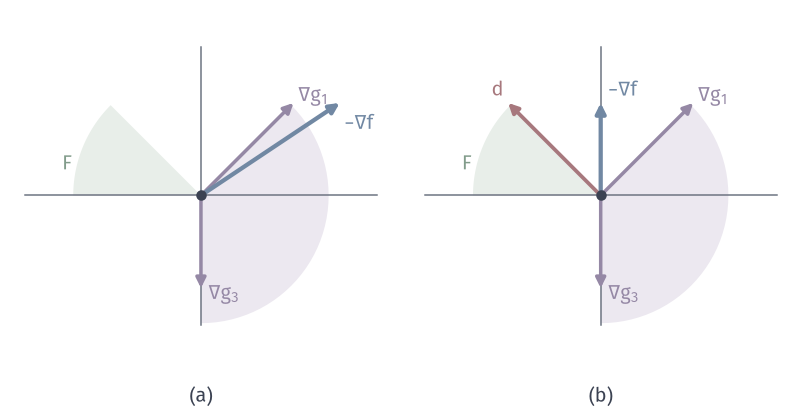

Write the Python code that produced this figure.
from pathlib import Path
import sys
sys.path.insert(0, str(Path(__file__).resolve().parents[1]/"kkt-common"))
from kkt_fig import *
HERE = Path(__file__).resolve().parent
# Gradient cone and linearized cone at a corner. (a) tau=.5: -grad f=(1.5,1) in cone. (b) tau=2 at (2,0): -grad f=(0,1) outside; d=(-1,1).
fig, axes = figure(width_mm=112, height_mm=58, ncols=2)
panels(fig, .02, .99, .985, .12, .08)
for ax, r in zip(axes, [(1.5, 1.), (0., 1.)]):
    off(ax, (-2.0, 2.0), (-1.45, 1.7))
    R = 1.38; th = np.radians(np.linspace(-90, 45, 40))
    ax.fill(np.r_[0, R*np.cos(th)], np.r_[0, R*np.sin(th)], facecolor=PURPLE_FILL, edgecolor='none', zorder=1)
    th = np.radians(np.linspace(135, 180, 30))
    ax.fill(np.r_[0, R*np.cos(th)], np.r_[0, R*np.sin(th)], facecolor=GREEN_FILL, edgecolor='none', zorder=1)
    ax.plot([-1.9, 1.9], [0, 0], color=MUTED, lw=.6, zorder=1); ax.plot([0, 0], [-1.4, 1.6], color=MUTED, lw=.6, zorder=1)
    arrow(ax, (0, 0), (1, 1), color=PURPLE); arrow(ax, (0, 0), (0, -1), color=PURPLE)
    arrow(ax, (0, 0), r, color=BLUE, lw=1.7, z=6)
    ax.text(1.05, 1.02, '$\\nabla g_1$', color=PURPLE, fontsize=8); ax.text(.08, -1.12, '$\\nabla g_3$', color=PURPLE, fontsize=8)
    ax.text(-1.5, .28, '$F$', color=GREEN, fontsize=8)
    dot(ax, (0, 0), INK, ms=4.2)
a, b = axes
a.text(1.55, .72, '$-\\nabla f$', color=BLUE, fontsize=8)
b.text(.08, 1.08, '$-\\nabla f$', color=BLUE, fontsize=8)
arrow(b, (0, 0), (-1, 1), color=RED, lw=1.5, z=6); b.text(-1.05, 1.08, '$d$', color=RED, fontsize=8, ha='right')
tags(fig, axes)
save(fig, HERE, 'figure', {'cone': [[1, 1], [0, -1]], 'a': [1.5, 1], 'b': [0, 1], 'd': [-1, 1]})
